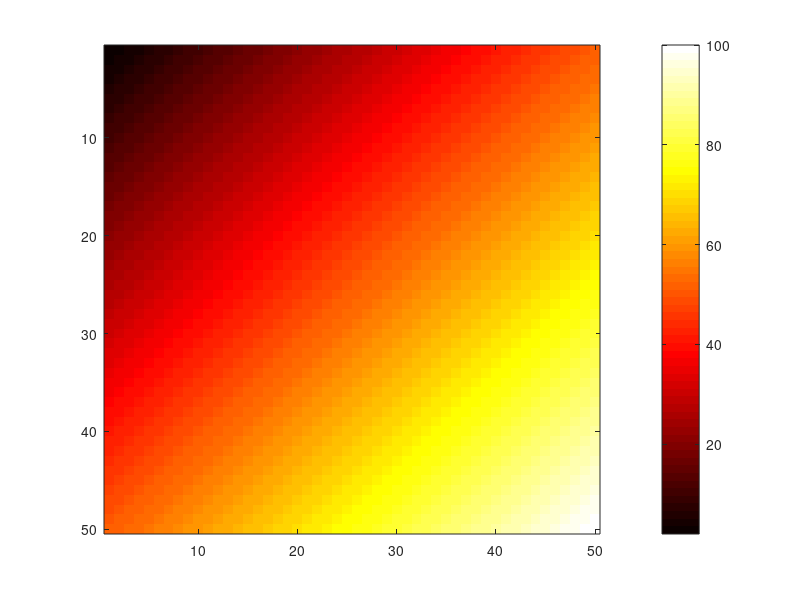

MATLAB code to generate this figure: (Note: this script raises an error after producing the figure.)
% Learn about API authentication here: https://plot.ly/matlab/getting-started
% Find your api_key here: https://plot.ly/settings/api

size = 50;
z = zeros(size, size);
for r = 1:size
    for c = 1:size
        z(r,c) = r+c;
    end
end
fig = figure;

% % % y = csvread('y_test.csv');              % known groups
% % % pred = csvread('pred_test.csv');        % predicted groups
% % % CM = confusionmat(y,pred);

colormap('hot');
imagesc(z);
colorbar;

%--PLOTLY--%

% Strip MATLAB style by default!
response = fig2plotly(fig, 'filename', 'matlab-basic-heatmap');
plotly_url = response.url;